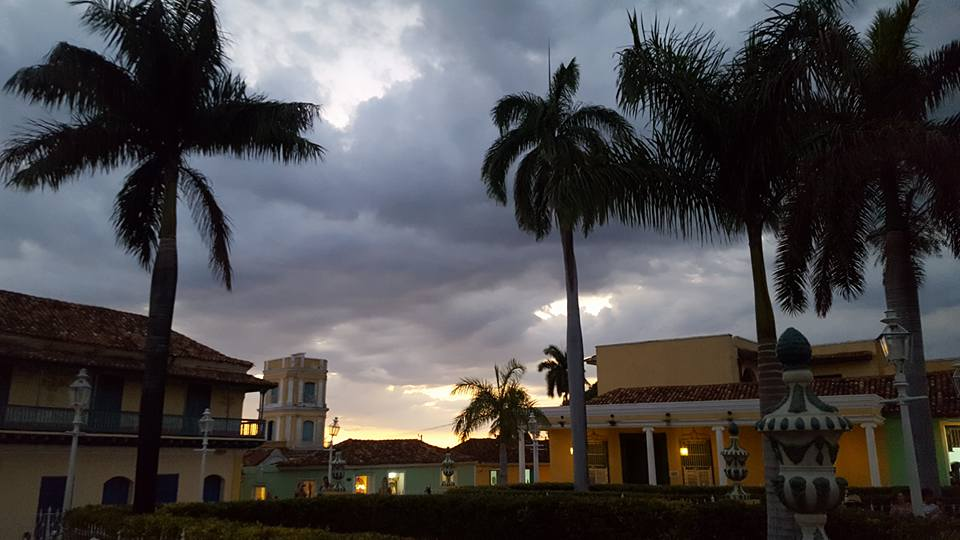
#> input picture Plaza Mayor.jpg, 960 x 540 px
$ python transformation.py
#> lines starting #> are read from the running program, lines starting #| are printed output that depends on the picture
from PIL import Image

tree = Image.open("Plaza Mayor.jpg")
#> tree is the input picture: PIL image 960x540 RGB; mean R, G, B 74.9, 73, 74.7
square_tree = tree.resize((250, 250))
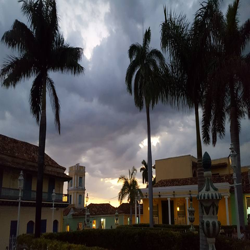
#> square_tree: PIL image 250x250 RGB; mean R, G, B 74.9, 73, 74.7
flip_tree = tree.transpose(Image.FLIP_LEFT_RIGHT)
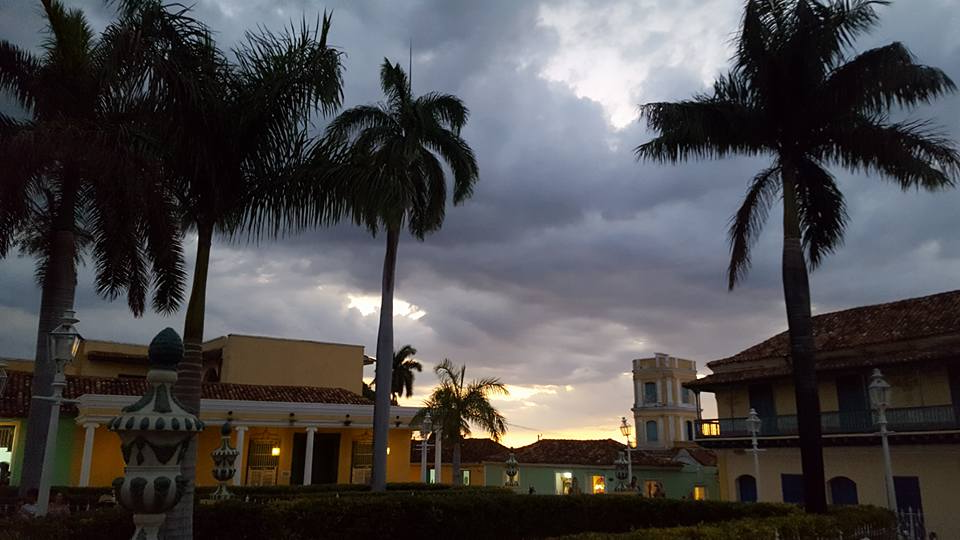
#> flip_tree: PIL image 960x540 RGB; mean R, G, B 74.9, 73, 74.7
spin_tree = tree.transpose(Image.ROTATE_90)
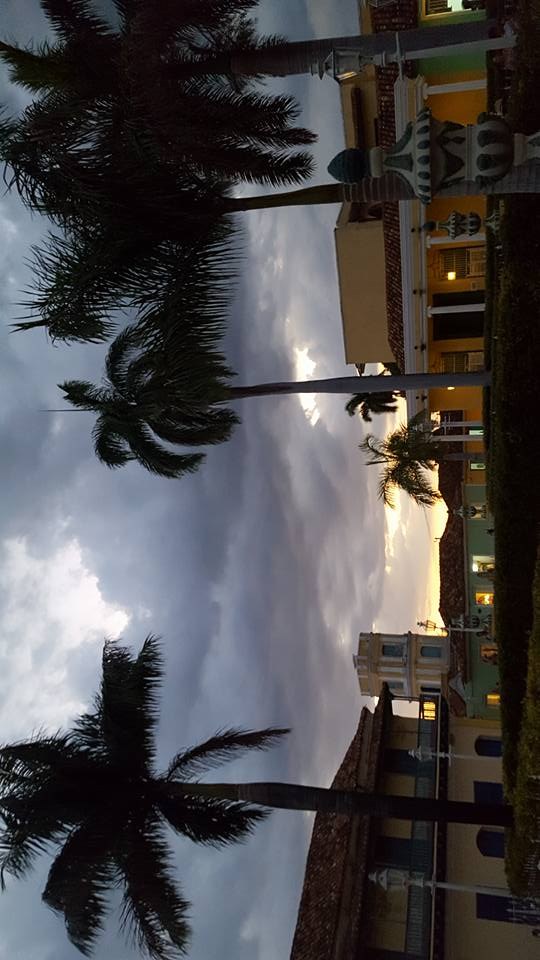
#> spin_tree: PIL image 540x960 RGB; mean R, G, B 74.9, 73, 74.7

square_tree.show()
flip_tree.show()
spin_tree.show()
